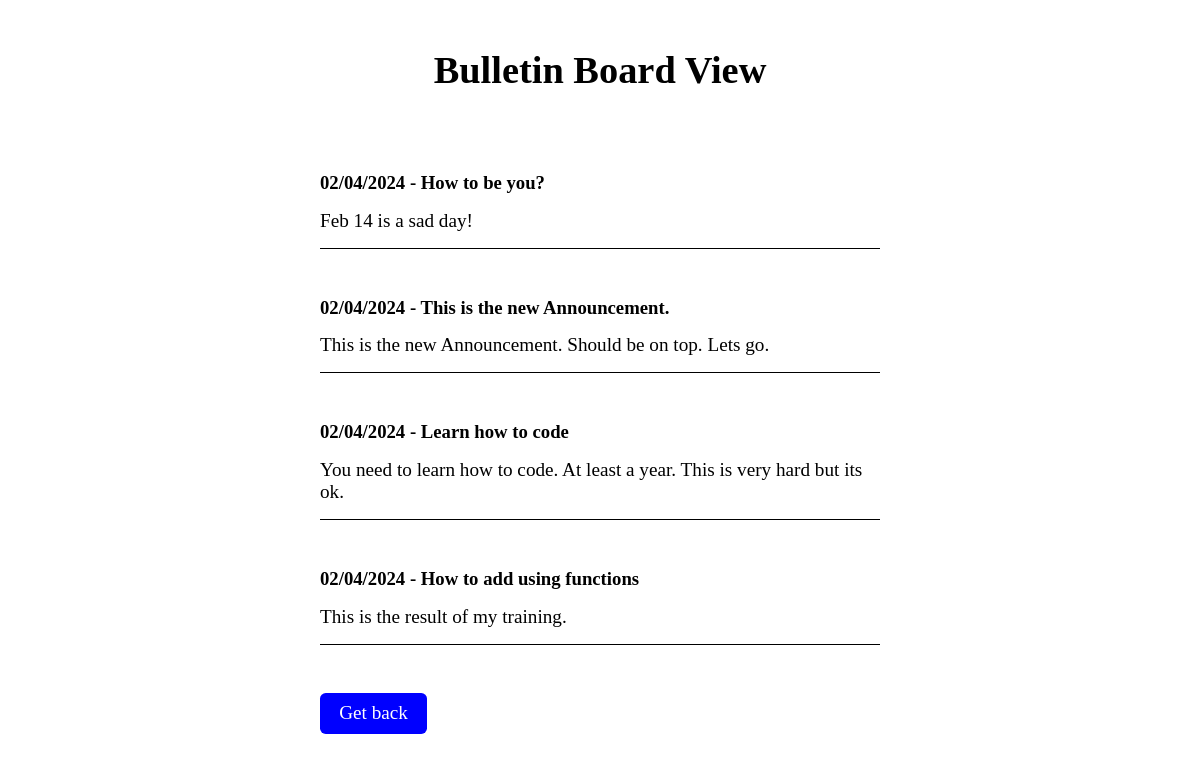
/PHP_MYSQL/bulletin_board/main.php, run on the app's committed database.
### tables this page shows
CREATE TABLE IF NOT EXISTS `boards` (
  `id` int NOT NULL AUTO_INCREMENT,
  `subject` varchar(255) NOT NULL,
  `details` varchar(225) NOT NULL,
  `created_at` datetime NOT NULL DEFAULT CURRENT_TIMESTAMP,
  `updated_at` datetime NOT NULL DEFAULT CURRENT_TIMESTAMP,
  PRIMARY KEY (`id`)
);

### PHP_MYSQL/bulletin_board/new-connection.php (called while the page is built, shortened)
<?php
$connection = new mysqli(DB_HOST, DB_USER, DB_PASS, DB_DATABASE);
function fetch_all($query)
{
  $data = array();
  global $connection;
  $result = $connection->query($query);
  while($row = mysqli_fetch_assoc($result))
  {
    $data[] = $row;
  }
  return $data;
}
?>

### PHP_MYSQL/bulletin_board/main.php (the view, shortened to what this page needs)
<?php
    require_once('new-connection.php');
?>
<!DOCTYPE html>
<html lang="en">
    <head>
        <link rel="stylesheet" href="https://cdn.jsdelivr.net/npm/normalize.css/" />
        <link rel="stylesheet" href="style.css" />
    </head>
    <body>
        <main>
            <h1>Bulletin Board View</h1>
<?php
        $query = "SELECT *, DATE_FORMAT(created_at, '%m/%d/%Y') AS date FROM boards ORDER BY created_at DESC";
        $result = fetch_all($query);
        foreach($result as $row) {
?>
            <section>
                <h3><?= $row['date']?> - <?= $row['subject']?></h3>
                <p><?= $row['details']?></p>
            </section>
<?php
        }
?>
            <a id="get_back" href="index.php" class="nav" >Get back</a>
        </main>
    </body>
</html>

### PHP_MYSQL/bulletin_board/style.css (style rules this page uses)
* { padding: 0; margin: 0; box-sizing: border-box; }
.nav { text-decoration: none; padding: 0.5em 1em; background-color: blue; color: #fff; font-size: 1.2rem; border-radius: 0.3em; }
#get_back { margin: 1rem 0 2rem; display: inline-block; }
p { font-size: 1.2rem; text-align: center; }

### data on the page
boards: date "02/04/2024", subject "How to be you?", details "Feb 14 is a sad day!"
boards: date "02/04/2024", subject "This is the new Announcement.", details "This is the new Announcement. Should be on top. Lets go."
boards: date "02/04/2024", subject "Learn how to code", details "You need to learn how to code. At least a year. This is very hard but its ok."
boards: date "02/04/2024", subject "How to add using functions", details "This is the result of my training."
